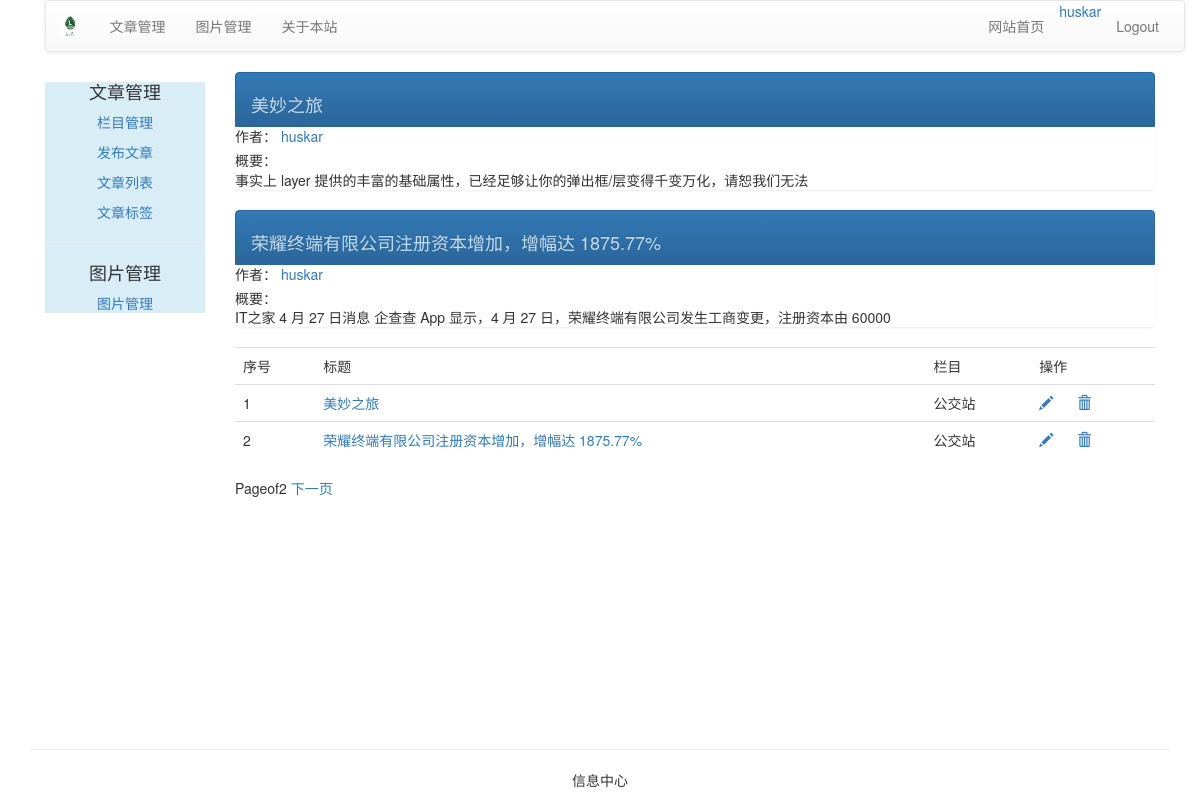
The page /blog/article/article-list/ (signed in) on the database as committed earlier.
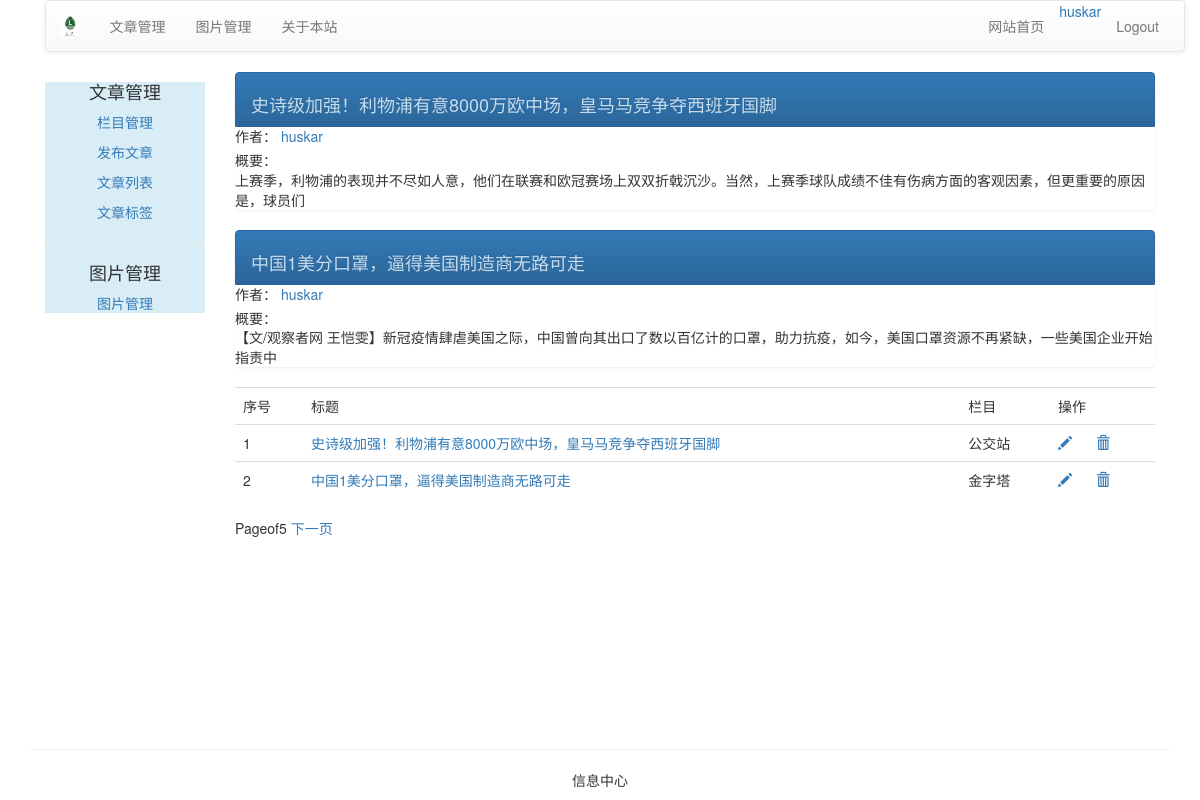
The same page on the database as committed later.
### article/models.py (models this page shows, shortened)
class ArticlePost(models.Model):
    author = models.ForeignKey(User, related_name="article", on_delete=models.PROTECT)
    title = models.CharField(max_length=200)
    slug = models.SlugField(max_length=500)
    column = models.ForeignKey(ArticleColumn, related_name="article_column", on_delete=models.PROTECT)
    body = models.TextField()
    created = models.DateTimeField(default=timezone.now())
    update = models.DateTimeField(auto_now=True)
    users_like = models.ManyToManyField(User, related_name="articles_like", blank=True)
    article_tag = models.ManyToManyField(ArticleTag, related_name='article_tag', blank=True)
    class Meta:
        ordering = ("-update",)
        index_together = (("id", "slug"),)
    def get_absolute_url(self):
        return reverse("article:article_detail", args=[self.id, self.slug])
    def get_url_path(self):
        return reverse("article:list_article_detail", args=[self.id, self.slug])

class ArticleColumn(models.Model):
    user = models.ForeignKey(User, related_name='article_column', on_delete=models.PROTECT)
    column = models.CharField(max_length=200)
    created = models.DateField(auto_now_add=True)
    def __str__(self):
        return self.column

### article/views.py (the view)
@login_required(login_url="/account/login")
def article_list(request):
    articles_list = ArticlePost.objects.filter(author=request.user)
    paginator = Paginator(articles_list, 2)#根据所查询到的文章对象articles_list创建分页的实例对象，并且规定每页最多2个。
    page = request.GET.get("page")#获得当前浏览器GET请求的参数page的值，也就是当前浏览器所请求的页码数值。
    try:
       current_page = paginator.page(page)#page()时候Paginator对象的一个方法，其作用在于得到指定页面内容，其参数必须大于或等于1的整数
       articles = current_page.object_list#page()是Paginator对象的属性，能够得到该页面所有的对象列表。类似的属性还有Page.number(返回页码)等
    except PageNotAnInteger:#捕获请求页码数值不是整数的异常
       current_page = paginator.page(1)
       articles = current_page.object_list
    except EmptyPage:#捕获请求的野马为空或者URL参数中没有page的异常
       current_page = paginator.page(paginator.num_pages)#paginator.num_pages返回的是页数，num_pages是Paginator的一个属性
       articles = current_page.object_list
    return render(request, "article/article_list.html", {"articles": articles, "page": current_page})

### templates/article/article_list.html (shortened to what this page needs)
{% extends "article/base.html" %}
{% load staticfiles %}
{% block content %}
<div>
  <table class="table table-hover">
      <tr>
          <td>序号</td>
          <td>标题</td>
          <td>栏目</td>
          <td>操作</td>
      </tr>
      {% for article in articles %}
      <div class="list-group">
      <a href="{{ article.get_url_path }}" class="list-group-item active">
          <h4 class="list-group-item-text">{{ article.title }}</h4>
      </a>
      <p class="list-group-item-heading">作者：
          <a href="{% url 'article:author_articles' article.author.username%}">
          {{ article.author.username }}
          </a>
      </p>
      <p class="list-group-item-text">概要：{{ article.body|slice:'70'|linebreaks }}
      </p>
      </div>
      <tr id="{{ article.id }}">
          <td>{{ forloop.counter }}</td>
          <td><a href="{{ article.get_absolute_url }}">{{ article.title }}</a></td>
          <td>{{ article.column }}</td>
          <td>
              <a name="edit" href="{% url 'article:redit_article' article.id %}">
              <span class="glyphicon glyphicon-pencil"></span></a>
              <a name="delete" href="javascript:" onclick="del_article(this,{{ article.id }})">
              <span class="glyphicon glyphicon-trash" style="margin-left: 20px;"></span></a>
          </td>
      </tr>
      {% endfor %}
  </table>
  {% include "article/paginator.html" %}
</div>
{% endblock %}

Rows that differ between the two databases and show on the page:
no longer on this page (row unchanged): ArticlePost: title "美妙之旅", author.username "huskar", body "事实上 layer 提供的丰富的基础属性，已经足够让你的弹出框/层变得千变万化，请恕我们无法", column "公交站"
no longer on this page (row unchanged): ArticlePost: title "荣耀终端有限公司注册资本增加，增幅达 1875.77%", author.username "huskar", body "IT之家 4 月 27 日消息 企查查 App 显示，4 月 27 日，荣耀终端有限公司发生工商变更，注册资本由 60000", column "公交站"
added ArticlePost: title "史诗级加强！利物浦有意8000万欧中场，皇马马竞争夺西班牙国脚", author.username "huskar", body "上赛季，利物浦的表现并不尽如人意，他们在联赛和欧冠赛场上双双折戟沉沙。当然，上赛季球队成绩不佳有伤病方面的客观因素，但更重要的原因是，球员们", column "公交站"
added ArticlePost: title "中国1美分口罩，逼得美国制造商无路可走", author.username "huskar", body "【文/观察者网 王恺雯】新冠疫情肆虐美国之际，中国曾向其出口了数以百亿计的口罩，助力抗疫，如今，美国口罩资源不再紧缺，一些美国企业开始指责中", column "金字塔"
Other text that changed with them:
{{ page.paginator.num_pages }}: "2" → "5"
